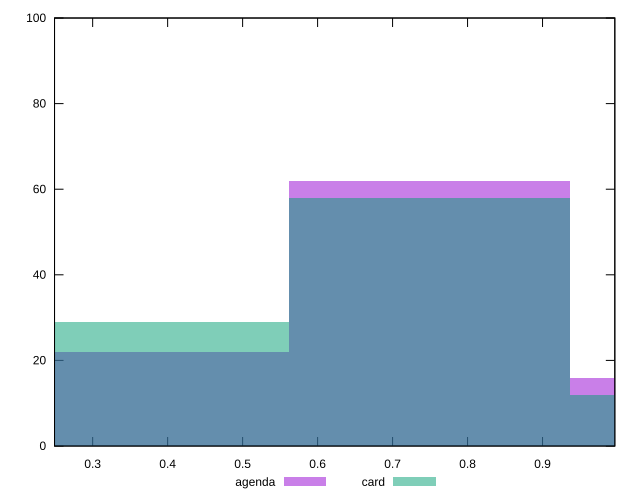

Source code (gnuplot):
reset

$agenda <<EOF
0.37491060178748326 22
1.1247318053624498 16
0.7498212035749665 62
EOF

$card <<EOF
0.37491060178748326 29
0.7498212035749665 58
1.1247318053624498 12
EOF

set key outside below
set boxwidth 0.37491060178748326
set xrange [0.24914923492488072:0.9963951643549659]
set yrange [0:100]
set trange [0:100]
set style fill transparent solid 0.5 noborder
set terminal svg size 640, 500 enhanced background rgb 'white'
set output "reports/report_00027_2021-02-24T12-40-31.850Z/meta/pScore/comparison/histogram/1_vs_2.svg"

plot $agenda title "agenda" with boxes, \
     $card title "card" with boxes

reset
